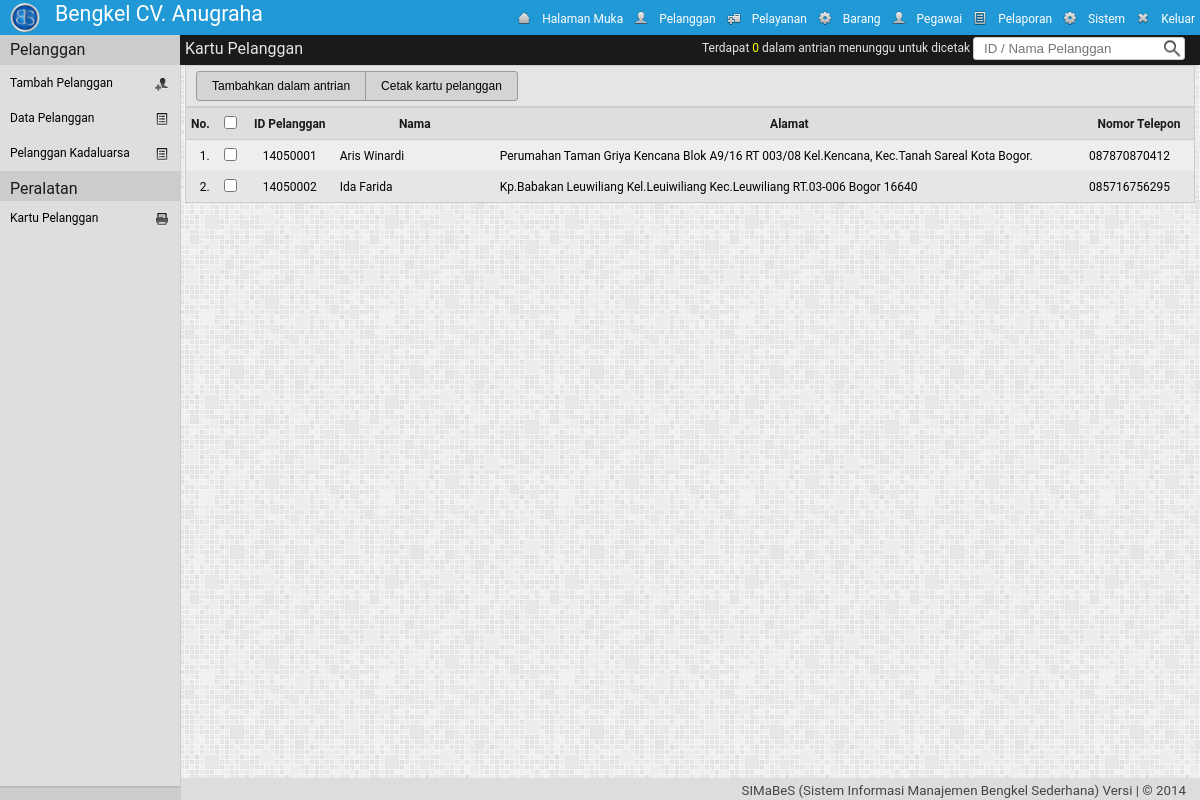
Screenshot of /adm/?mod=pelanggan&h=kartu (signed in) with the database file from the repository.
### tables this page shows
CREATE TABLE IF NOT EXISTS `pengaturan` (
`id` int(1) NOT NULL,
  `nm_bengkel` varchar(30) NOT NULL,
  `telp1` varchar(30) NOT NULL,
  `telp2` varchar(30) NOT NULL,
  `almt_bengkel` text NOT NULL,
  `logo_bengkel` text NOT NULL,
  `tentang_bengkel` text NOT NULL
);

CREATE TABLE IF NOT EXISTS `akses_pengguna` (
  `kel_id` int(2) NOT NULL,
  `id_menu` int(2) NOT NULL,
  `r` enum('0','1') NOT NULL
);

CREATE TABLE IF NOT EXISTS `menu` (
  `id_menu` int(2) NOT NULL,
  `nm_menu` varchar(20) NOT NULL,
  `class` varchar(10) NOT NULL,
  `links` text NOT NULL,
  `icon` text NOT NULL,
  `value` text NOT NULL
);

CREATE TABLE IF NOT EXISTS `dt_pelanggan` (
  `id_plg` varchar(8) NOT NULL,
  `nm_plg` varchar(30) NOT NULL,
  `tgl_registrasi` date NOT NULL,
  `masa_berlaku` date NOT NULL,
  `almt_plg` text NOT NULL,
  `telp_plg` varchar(13) NOT NULL,
  `jns_kelamin` enum('L','P') NOT NULL,
  `photo_plg` text NOT NULL,
  `transaksi` int(3) NOT NULL,
  `perpanjang` int(11) NOT NULL,
  `wkt_ubah` datetime NOT NULL
);

### adm/pelanggan/class.php (called while the page is built, shortened)
<?php
class pelanggan{
	function tampil(){
		if(!empty($_GET['cari'])) {
			$qry=	mysql_query("SELECT * FROM dt_pelanggan WHERE id_plg='".$_GET['cari']."' AND masa_berlaku >  tgl_registrasi  OR nm_plg LIKE '%".$_GET['cari']."%' AND masa_berlaku >  tgl_registrasi  ORDER by id_plg ASC ")
					or die (mysql_error());
		}
		else {
			$qry=	mysql_query("SELECT * FROM dt_pelanggan WHERE masa_berlaku >  tgl_registrasi ORDER by id_plg ASC ")
					or die (mysql_error());
		}
		while($row = mysql_fetch_array($qry))
			$data[] = $row;
			return $data;
	}
}
?>

### adm/pelanggan/t_kartu.php (the view)
<?php
$plg = new pelanggan();
$tampil = $plg->tampil();
$lokasi="Kartu Pelanggan";
$banyak = count($tampil);
	$sql = mysql_query("SELECT * FROM `sementara` WHERE id_sementara like '%kartu%' ") or die (mysql_error());
	$jml = mysql_num_rows($sql);
echo'
<div class="konten">'.$iframe.'
	<div class="lokasi">
		<label>'.$lokasi.'</label>
		<div class="kanan2">
			<form class="form1" action="" method="get" name="fpencarian" id="fpencarian">
			<label>Terdapat <font>'.$jml.'</font> dalam antrian menunggu untuk dicetak </label>
			<input name="mod" value="pelanggan" type="hidden" >
			<input name="h" value="kartu" type="hidden" >
			<input value="'; if(!empty($_GET['cari'])){echo $_GET['cari'];} echo'" name="cari" id="cari" size="20" maxlength="50" class="text-pencarian" type="text"  placeholder="ID / Nama Pelanggan" title="Pencarian">
			</form>
		</div>
	</div>
<form class="form1" name="form1" method="post" action="?mod='.$_GET['mod'].'&h=aksi" onsubmit="return cek_chk(\'Pilih data untuk ditambahkan dalam antrian\');">
	<div class="alat">
		<input name="kartu_antri" value="Tambahkan dalam antrian" class="tambah" id="kiri" type="submit">
		<a  href="kartu.php" target="framepopup"  onClick=" return cek_data('.$jml.',\'Jumlah antrian kosong\');"><button name="cetak" class="cetak" id="kanan" type="button">Cetak kartu pelanggan</button></a>
		<input type="hidden" value="'.$lokasi.'">
	</div>
<table cellpadding="5" cellspacing="0" class="table">
<tr  class="kolom-header">
	<th align="right" width="10px">No.</th>
	<th align="center" width="10px"><input type="checkbox" id="semua" name="semua" onclick="checkUncheckAll('.$banyak.')"></th>
	<th align="center" width="80px">ID Pelanggan</th>
	<th align="center" width="150px">Nama</th>
	<th align="center">Alamat</th>
	<th align="center" width="100px">Nomor Telepon</td>
</tr>';
if(count($tampil)>0){
	$i = 1;
	foreach($tampil as $data){
		$kolom = ($i%2 == 1)? "kolom-ganjil" : "kolom-genap";
	echo'
	<tr class="'.$kolom.'">
		<td align="right">'.$i.'.</td>
		<td align="center"><input name="item[]" id="item'.$i.'" value="'.$data['id_plg'].'" type="checkbox"></td>
		<td align="center">'.$data['id_plg'].'</td>
		<td>'.$data['nm_plg'].'</td>
		<td>'.$data['almt_plg'].'</td>
		<td align="left">'.$data['telp_plg'].'</td>
	</tr>';
	$i++;
	}
}
elseif(count($tampil)==0  && !empty($_GET['cari'])){
	echo "<script type='text/javascript'> toastr.warning('Pencarian [".$_GET['cari']."] tidak ditemukan ! <button class=\'perbaharui\' onclick=\' history.back()\'>OK</button>', 'SIMaBeS');</script>";
	echo "<tr><td colspan='8'>-- Pencarian [".$_GET['cari']."] tidak ditemukan --</td></tr>";
}
else{
	echo "<script type='text/javascript'>toastr.warning('".$lokasi." kosong!', 'SIMaBeS');</script>";
	echo "<tr><td colspan='8'>-- Data Kosong --</td></tr>";
}
echo'
</table>
</form>
</div>';
?>

### adm/header.php
<?php
	$qpeng=mysql_query("SELECT * FROM pengaturan  LIMIT 1");
	$dpeng=mysql_fetch_object($qpeng);
	$qmenu="select id_menu  from akses_pengguna where  kel_id='".$_SESSION['kel_id']."' AND r='1' ";
	$dmenu=mysql_query($qmenu) or die (mysql_error());
echo'
<!DOCTYPE html PUBLIC "-//W3C//DTD XHTML 1.0 Strict//EN"
	"http://www.w3.org/TR/xhtml1/DTD/xhtml1-strict.dtd">
<html xmlns="http://www.w3.org/1999/xhtml" xml:lang="en" lang="en">
<head>
<title>'.$aplikasi." | ".strtoupper($_GET['mod']).' | Daily Build</title>
		<link rel="shortcut icon" href="../img/icon.ico" />
		<link rel="stylesheet" type="text/css" href="../styler/header.css">
		<link rel="stylesheet" type="text/css" href="../styler/style.css">
		<link rel="stylesheet" type="text/css" href="../styler/jquery-ui.css">
		<link rel="stylesheet" type="text/css" href="../styler/jquery-ui.theme.css">
		<script type="text/javascript" src="../styler/jquery-1.9.1.js"></script>
		<script type="text/javascript" src="../styler/jquery-ui.js"></script>
		<link rel="stylesheet" type="text/css" href="../styler/toastr.css">
		<script type="text/javascript" src="../styler/toastr.js"></script>
		<script type="text/javascript" src="../styler/toastr_option.js"></script>
		<script type="text/javascript" src="../styler/iframe.js"></script>
		<script type="text/javascript" src="../styler/check-uncheck.js"></script>
		<script src="../styler/tab.js" type="text/javascript"></script>
		<link href="../styler/tab.css" rel="stylesheet" type="text/css" />
</head>
<body >
<div class="header" >
	<div class="kiri">
		<a href="../index.php" target="_blank">
		<div class="logo"><img src="'.$dpeng->logo_bengkel.'"></div>
		<div class="namabengkel" >'.$dpeng->nm_bengkel.'</div></a>
	</div>
	<div class="kanan">
		<ul class="header-nav">';
			while ($dpengku2=mysql_fetch_object($dmenu)){
				$myquery="select *  from menu where id_menu='".$dpengku2->id_menu."'";
				$isi=mysql_query($myquery) or die (mysql_error());
				$dpengku=mysql_fetch_object($isi);
				echo "<a href='$dpengku->links' title='$dpengku->nm_menu' ><li class='$dpengku->class'><img class='img' src='$dpengku->icon'>$dpengku->nm_menu</li></a>";
			}
		echo'
		</ul>
	</div>
</div>
';
?>

### styler/header.css (style rules this page uses)
.header { top: 0px; width: 100%; height: 35px; padding: 0px; margin: 0px; color: #ffffff; background: #2099D6; position: fixed; z-index:1000; }
.kiri { float:left; width:auto; vertical-align:middle; }
.logo { float: left; margin: 3px 10px 5px 10px; padding: 0; vertical-align: middle; }
.logo img { width: 30px; height: 30x; border-radius: 20px; }
.namabengkel { float: left; margin: auto; padding: 5px; text-align: left; font-size: 16pt; color:#ffffff; }
.kanan { height:34px; width:auto; float:right; right: 0px; display: inline; }
.header-nav { list-style: none; margin: 0px; padding: 0px; }
.header-nav li { color:#fff; line-height: 18px; text-indent: 0px; }
.header-nav li img { float: left; margin: 0px 10px 0px 0px ; height: 16px; width: 16px; }
.menu, .keluar { padding :10px 5px 7px 5px ; margin:0; float: left; text-align: center; vertical-align: top; }

### styler/style.css (style rules this page uses)
a { text-decoration: none; }
a:link,a:visited { color: #000000; }
body { font-family: Roboto,Open Sans,Sans, Sans Serif, Calibri, Arial; font-size: 12px; margin: 0px; padding: 0px; background: url('../img/bg.png') repeat; line-height: 1.5em; color: #444; height:100%; }
.konten { width: auto; height: auto; margin: 0 0 50px 180px; padding: 30px 5px 0px 5px; vertical-align:middle; font-size: 12px; color:#000; }
table { width: 100%; height: auto; margin: 0px 0px 10px 0px; border:1px solid #ccc; }
.form1 { float:left; margin-bottom:10px; width:100%; }
div.alat { width : auto; padding:5px 0px 5px 10px ; background:#E5E5E5; border:1px solid #ccc; }
.tambah, .simpan, .perbaharui, .batal, .hapus, .cetak, .noPrint, .kembali { font-size:12px; padding-left:15px; padding-right:15px; height:30px; vertical-align:middle; border:1px solid #999999; cursor: pointer; color:#000; background:#D4D4D4; -webkit-transition:all 0.3s ease-in-out; -moz-transition:all 0.3s ease-in-out; -o-transition:all 0.3s ease-in-out; transition:all 0.3s ease-in-out; }
#kiri { border-top-left-radius:3px;border-bottom-left-radius:3px; }
#kanan { border-top-right-radius:3px;border-bottom-right-radius:3px;margin-left:-4px; }
label { margin-left:10px; font-size: 12px; }
th { color: #1a1a1a; background: #dedede; border-bottom: solid 1px #ccc; height:20px; padding:5px; margin:0px; font-size: 12px; }
td { min-height:30px; }
.kolom-ganjil { background:#EEEEEE; }
.kolom-genap { background:#E6E6E6; }
table { background:#eee; }
.text-pencarian { border: 1px solid #ccc; border-radius: 3px; background: url(../img/pencarian.png) no-repeat right ; background-color:#fff; color: #000000; margin:0px; padding: 3px 23px 3px 10px; vertical-align:middle; }
.lokasi { top:35px; left:180px; margin:0px 0px 5px 0px; padding:5px; height:20px; vertical-align:middle; color:#E5E5E5; position:fixed; width:100%; float:right; z-index:999; background: #1A1A1A; }
.lokasi > label { font-size:12pt; margin:0px; }
.kanan2 { width:auto; float:right; top:2px; right: 205px; position: absolute; vertical-align:middle; }
.kanan2 font { color:#FFFF00; }

### rows the page displays
pengaturan: logo_bengkel (picture), nm_bengkel "Bengkel CV. Anugraha"
akses_pengguna: id_menu.icon (picture), id_menu.nm_menu "Halaman Muka"
akses_pengguna: id_menu.icon (picture), id_menu.nm_menu "Pelanggan"
akses_pengguna: id_menu.icon (picture), id_menu.nm_menu "Pelayanan"
akses_pengguna: id_menu.icon (picture), id_menu.nm_menu "Barang"
akses_pengguna: id_menu.icon (picture), id_menu.nm_menu "Pegawai"
akses_pengguna: id_menu.icon (picture), id_menu.nm_menu "Pelaporan"
akses_pengguna: id_menu.icon (picture), id_menu.nm_menu "Sistem"
akses_pengguna: id_menu.icon (picture), id_menu.nm_menu "Keluar"
dt_pelanggan: id_plg "14050001", nm_plg "Aris Winardi", almt_plg "Perumahan Taman Griya Kencana Blok A9/16 RT 003/08 Kel.Kencana, Kec.Tanah Sareal Kota Bogor.", telp_plg "087870870412"
dt_pelanggan: id_plg "14050002", nm_plg "Ida Farida", almt_plg "Kp.Babakan Leuwiliang Kel.Leuiwiliang Kec.Leuwiliang RT.03-006 Bogor 16640", telp_plg "085716756295"

### other values shown
$lokasi "Kartu Pelanggan"
$jml "0"
